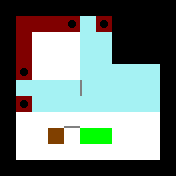

This game map was drawn from its Tiled (.tmx) file and the tilesets committed beside it. A one-line description and the full map source follow:
An orthogonal 11x11 tile map with 16x16 px tiles, 3 tile layers (Layer1, Layer2, Layer3).

<map version="1.0" orientation="orthogonal" renderorder="right-down" width="11" height="11" tilewidth="16" tileheight="16" nextobjectid="1">
 <tileset firstgid="1" source="Tiles.tsx" />
 <layer name="Layer1" width="11" height="11">
  <data encoding="csv">
1,1,1,1,1,1,1,1,1,1,1,
1,5,5,5,5,13,13,1,1,1,1,
1,5,5,5,5,13,13,1,1,1,1,
1,5,5,5,5,13,13,1,1,1,1,
1,5,5,5,5,13,13,13,13,13,1,
1,13,13,13,13,13,13,13,13,13,1,
1,13,13,13,13,13,13,13,13,13,1,
1,5,5,5,5,5,5,5,5,5,1,
1,5,5,5,5,5,5,5,5,5,1,
1,5,5,5,5,5,5,5,5,5,1,
1,1,1,1,1,1,1,1,1,1,1
</data>
 </layer>
 <layer name="Layer2" width="11" height="11">
  <data encoding="csv">
0,0,0,0,0,0,0,0,0,0,0,
0,3,3,3,7,0,7,0,0,0,0,
0,3,0,0,0,0,0,0,0,0,0,
0,3,0,0,0,0,0,0,0,0,0,
0,7,0,0,0,0,0,0,0,0,0,
0,0,0,0,0,0,0,0,0,0,0,
0,7,0,0,0,0,0,0,0,0,0,
0,0,0,0,0,0,0,0,0,0,0,
0,0,0,9,0,4,4,0,0,0,0,
0,0,0,0,0,0,0,0,0,0,0,
0,0,0,0,0,0,0,0,0,0,0
</data>
 </layer>
 <layer name="Layer3" width="11" height="11">
  <data encoding="csv">
0,0,0,0,0,0,0,0,0,0,0,
0,0,0,0,0,0,0,0,0,0,0,
0,0,0,0,0,0,0,0,0,0,0,
0,0,0,0,0,0,0,0,0,0,0,
0,0,0,0,0,0,0,0,0,0,0,
0,0,0,0,0,10,0,0,0,0,0,
0,0,0,0,0,0,0,0,0,0,0,
0,0,0,0,11,0,0,0,0,0,0,
0,0,0,0,0,0,0,0,0,0,0,
0,0,0,0,0,0,0,0,0,0,0,
0,0,0,0,0,0,0,0,0,0,0
</data>
 </layer>
</map>
